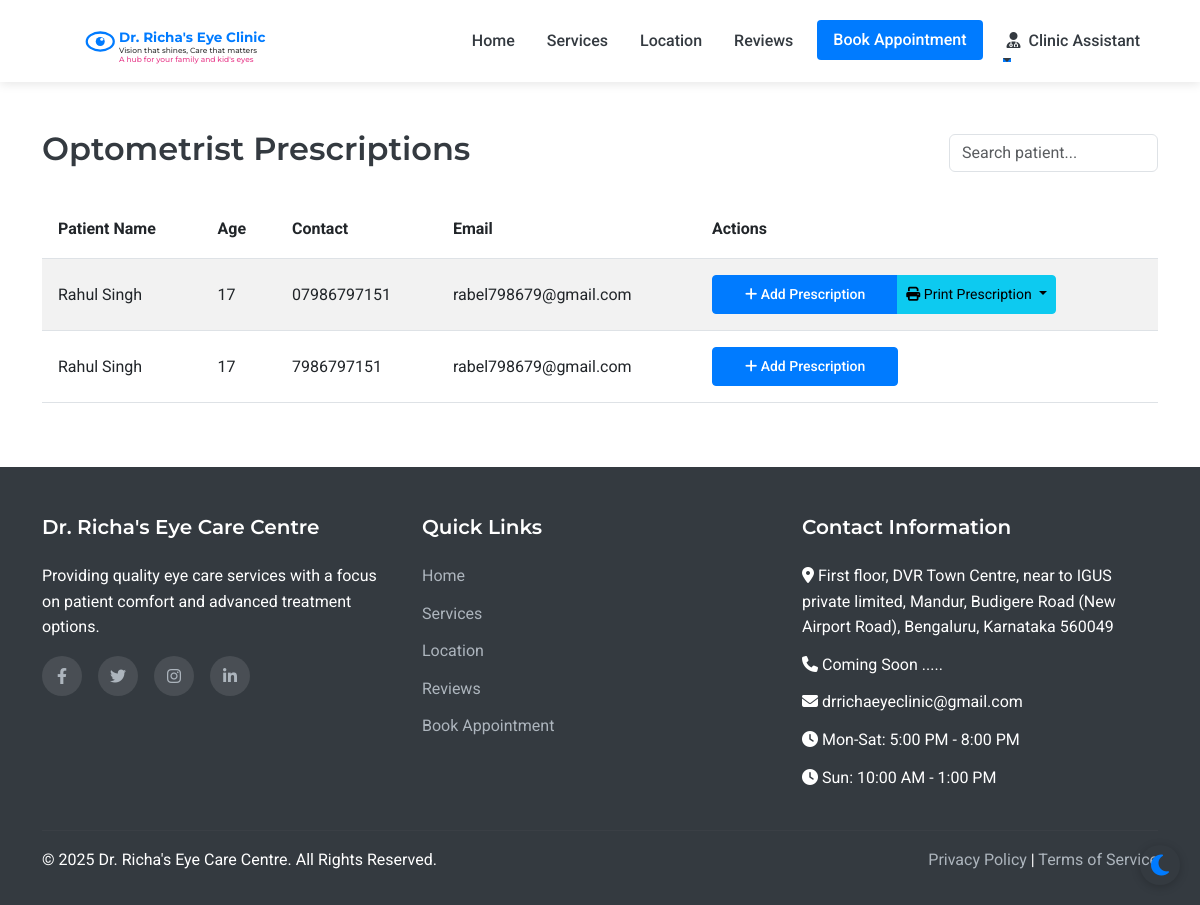
Page /assistant/prescriptions (signed in) on the committed database.
### models.py (models this page shows, shortened)
class Staff(UserMixin, db.Model):
    __abstract__ = True
    id = db.Column(db.Integer, primary_key=True)
    username = db.Column(db.String(64), unique=True, nullable=False)
    email = db.Column(db.String(120), unique=True, nullable=False)
    password_hash = db.Column(db.String(256), nullable=False)
    full_name = db.Column(db.String(100), nullable=False)
    mobile_number = db.Column(db.String(15), nullable=False)

class Assistant(Staff):
    __tablename__ = 'assistant'
    position = db.Column(db.String(100), nullable=True, default='Optometrist')
    full_name = db.Column(db.String(100), nullable=True, default='Optometrist')
    joining_date = db.Column(db.Date, nullable=True)
    salary_records = db.relationship('Salary', backref='assistant', lazy=True)

class Patient(UserMixin, db.Model):
    id = db.Column(db.Integer, primary_key=True)
    full_name = db.Column(db.String(100), nullable=False)
    mobile_number = db.Column(db.String(15), nullable=False)
    email = db.Column(db.String(100), nullable=True)
    age = db.Column(db.Integer, nullable=False)
    password_hash = db.Column(db.String(256), nullable=True)
    is_registered = db.Column(db.Boolean, default=False)
    created_at = db.Column(db.DateTime, nullable=False, default=datetime.utcnow)
    appointments = db.relationship('Appointment', backref='patient', lazy=True)
    doctor_prescriptions = db.relationship('DoctorPrescription', backref='patient', lazy=True)
    optometrist_prescriptions = db.relationship('OptometristPrescription', backref='patient', lazy=True)

### routes.py (the view)
@app.route('/assistant/prescriptions')
@login_required
def assistant_prescriptions():
    if not isinstance(current_user, Assistant):
        flash('Access denied', 'danger')
        return redirect(url_for('index'))
    all_patients = Patient.query.order_by(Patient.full_name).all()
    return render_template('assistant/prescriptions.html', all_patients=all_patients)

### app.py (called while the page is built)
@login_manager.user_loader
def load_user(user_id):
    from models import Doctor, Assistant, Admin, Patient
    try:
        if user_id.startswith('doctor_'):
            return Doctor.query.get(int(user_id.split('_')[1]))
        elif user_id.startswith('assistant_'):
            return Assistant.query.get(int(user_id.split('_')[1]))
        elif user_id.startswith('admin_'):
            return Admin.query.get(int(user_id.split('_')[1]))
        else:
            return Patient.query.get(int(user_id))
    except (ValueError, AttributeError):
        return None

### routes.py (called while the page is built)
@app.context_processor
def inject_now():
    return {'now': datetime.now()}

### templates/assistant/prescriptions.html (shortened to what this page needs)
{% extends 'layout.html' %}
{% block content %}
<div class="container py-5">
    <div class="d-flex justify-content-between align-items-center mb-4">
        <h2>Optometrist Prescriptions</h2>
        <input type="text" id="searchInput" class="form-control w-auto" placeholder="Search patient..." onkeyup="searchTable()">
    </div>
    <div class="table-responsive">
        <table class="table table-striped" id="prescriptionTable">
            <thead>
                <tr>
                    <th>Patient Name</th>
                    <th>Age</th>
                    <th>Contact</th>
                    <th>Email</th>
                    <th>Actions</th>
                </tr>
            </thead>
            <tbody>
                {% for patient in all_patients %}
                <tr>
                    <td>{{ patient.full_name }}</td>
                    <td>{{ patient.age }}</td>
                    <td>{{ patient.mobile_number }}</td>
                    <td>{{ patient.email }}</td>
                    <td>
                        <div class="btn-group">
                            <a href="{{ url_for('assistant_add_prescription', patient_id=patient.id) }}"
                               class="btn btn-primary btn-sm">
                                <i class="fas fa-plus"></i> Add Prescription
                            </a>
                            {% if patient.optometrist_prescriptions %}
                            <button type="button" class="btn btn-info btn-sm dropdown-toggle" data-bs-toggle="dropdown">
                                <i class="fas fa-print"></i> Print Prescription
                            </button>
                            {% endif %}
                        </div>
                    </td>
                </tr>
                {% endfor %}
            </tbody>
        </table>
    </div>
</div>
{% endblock %}

### templates/layout.html (shortened to what this page needs)
<!DOCTYPE html>
<html lang="en">
<head>
    <link href="https://cdn.jsdelivr.net/npm/bootstrap@5.3.0-alpha1/dist/css/bootstrap.min.css" rel="stylesheet">
    <link rel="stylesheet" href="https://cdn.jsdelivr.net/npm/flatpickr/dist/flatpickr.min.css">
    <link rel="stylesheet" href="https://cdnjs.cloudflare.com/ajax/libs/font-awesome/6.1.1/css/all.min.css">
    <link rel="stylesheet" href="{{ url_for('static', filename='css/style.css') }}">
</head>
<body>
    <nav class="navbar navbar-expand-lg sticky-top">
        <div class="container">
            <a class="navbar-brand" href="{{ url_for('index') }}" id="clinic-logo">
                <div id="interactive-logo-container" style="height: 60px;"></div>
            </a>
            <div class="collapse navbar-collapse" id="navbarNav">
                <ul class="navbar-nav ms-auto">
                    <li class="nav-item">
                        <a class="nav-link {% if request.path == url_for('index') %}active{% endif %}" href="{{ url_for('index') }}">Home</a>
                    </li>
                    <li class="nav-item">
                        <a class="nav-link {% if request.path == url_for('services') %}active{% endif %}" href="{{ url_for('services') }}">Services</a>
                    </li>
                    <li class="nav-item">
                        <a class="nav-link {% if request.path == url_for('location') %}active{% endif %}" href="{{ url_for('location') }}">Location</a>
                    </li>
                    <li class="nav-item">
                        <a class="nav-link {% if request.path == url_for('reviews') %}active{% endif %}" href="{{ url_for('reviews') }}">Reviews</a>
                    </li>
                    <li class="nav-item">
                        <a class="nav-link btn btn-primary text-white px-3 ms-lg-2" href="{{ url_for('appointment') }}">Book Appointment</a>
                    </li>
                    {% if current_user.is_authenticated %}
                        {% if current_user.__class__.__name__ == 'Patient' %}
                            <li class="nav-item dropdown">
                                <a class="nav-link dropdown-toggle" href="#" id="navbarDropdown" role="button" data-bs-toggle="dropdown" aria-expanded="false">
                                    <i class="fas fa-user me-1"></i> {{ current_user.full_name }}
                                </a>
                                <ul class="dropdown-menu dropdown-menu-end" aria-labelledby="navbarDropdown">
                                    <li><a class="dropdown-item" href="{{ url_for('patient_dashboard') }}">Dashboard</a></li>
                                    <li><a class="dropdown-item" href="{{ url_for('patient_appointments') }}">My Appointments</a></li>
                                    <li><a class="dropdown-item" href="{{ url_for('patient_medical_records') }}">Medical Records</a></li>
                                    <li><hr class="dropdown-divider"></li>
                                    <li><a class="dropdown-item" href="{{ url_for('patient_logout') }}">Logout</a></li>
                                </ul>
                            </li>
                        {% else %}
                            <li class="nav-item dropdown">
                                <a class="nav-link dropdown-toggle" href="#" id="navbarDropdown" role="button" data-bs-toggle="dropdown" aria-expanded="false">
                                    <i class="fas fa-user-md me-1"></i> {{ current_user.full_name }}
                                </a>
                            </li>
                        {% endif %}
                    {% endif %}
                </ul>
            </div>
        </div>
    </nav>
    <main>
        {% block content %}{% endblock %}
    </main>
    <footer>
        <div class="container">
            <div class="row">
                <div class="col-md-4 mb-4 mb-md-0">
                    <h5>Dr. Richa's Eye Care Centre</h5>
                    <p class="mb-3">Providing quality eye care services with a focus on patient comfort and advanced treatment options.</p>
                    <div class="social-icons">
                        <a href="#" aria-label="Facebook"><i class="fab fa-facebook-f"></i></a>
                        <a href="#" aria-label="Twitter"><i class="fab fa-twitter"></i></a>
                        <a href="#" aria-label="Instagram"><i class="fab fa-instagram"></i></a>
                        <a href="#" aria-label="LinkedIn"><i class="fab fa-linkedin-in"></i></a>
                    </div>
                </div>
                <div class="col-md-4 mb-4 mb-md-0">
                    <h5>Quick Links</h5>
                    <ul>
                        <li><a href="{{ url_for('index') }}">Home</a></li>
                        <li><a href="{{ url_for('services') }}">Services</a></li>
                        <li><a href="{{ url_for('location') }}">Location</a></li>
                        <li><a href="{{ url_for('reviews') }}">Reviews</a></li>
                        <li><a href="{{ url_for('appointment') }}">Book Appointment</a></li>
                    </ul>
                </div>
                <div class="col-md-4">
                    <h5>Contact Information</h5>
                    <ul>
                        <li><i class="fas fa-map-marker-alt"></i> First floor, DVR Town Centre, near to     IGUS private limited, Mandur, Budigere Road (New Airport Road), Bengaluru, Karnataka 560049</li>
                        <li><i class="fas fa-phone"></i> Coming Soon .....</li>
                        <li><i class="fas fa-envelope"></i> drrichaeyeclinic@gmail.com</li>
                        <li><i class="fas fa-clock"></i> Mon-Sat: 5:00 PM - 8:00 PM</li>
                        <li><i class="fas fa-clock"></i> Sun: 10:00 AM - 1:00 PM</li>
                    </ul>
                </div>
            </div>
            <hr class="mt-4 mb-3" style="border-color: rgba(255,255,255,0.1);">
            <div class="row">
                <div class="col-md-6">
                    <p class="mb-md-0">&copy; {{ now.year }} Dr. Richa's Eye Care Centre. All Rights Reserved.</p>
                </div>
                <div class="col-md-6 text-md-end">
                    <p class="mb-0">
                        <a href="#">Privacy Policy</a> |
                        <a href="#">Terms of Service</a>
                    </p>
                </div>
            </div>
        </div>
    </footer>
</body>
</html>

### static/css/style.css (style rules this page uses)
:root { --primary-color: #007bff; --secondary-color: #6c757d; --accent-color: #17a2b8; --light-color: #f8f9fa; --dark-color: #343a40; --success-color: #28a745; --warning-color: #ffc107; --danger-color: #dc3545; --white: #ffffff; --light-blue: #e6f2ff; --transition: all 0.3s ease; --bg-color: #ffffff; --text-color: #343a40; --card-bg: #ffffff; --border-color: #dee2e6; --footer-bg: #343a40; --footer-text: #ffffff; --hero-overlay: rgba(0, 123, 255, 0.85); }
body { font-family: 'Roboto', sans-serif; color: var(--text-color, var(--dark-color)); line-height: 1.6; background-color: var(--bg-color, var(--white)); transition: background-color 0.3s ease, color 0.3s ease; }
h1, h2, h3, h4, h5, h6 { font-family: 'Montserrat', sans-serif; font-weight: 600; }
.navbar { box-shadow: 0 2px 4px rgba(0, 0, 0, 0.1); padding: 1rem 2rem; background-color: var(--card-bg, var(--white)); transition: background-color 0.3s ease; }
.navbar-brand { font-weight: 700; color: var(--primary-color); font-size: 1.5rem; }
#interactive-logo-container { width: 300px; height: 40px !important; cursor: pointer; display: flex; align-items: center; justify-content: flex-start; transition: var(--transition); margin-right: 20px; }
.navbar { transition: transform 0.4s ease-in-out; box-shadow: 0 2px 10px rgba(0, 0, 0, 0.1); }
.nav-link { color: var(--dark-color); font-weight: 500; margin: 0 0.5rem; position: relative; transition: var(--transition); }
.nav-link::after { content: ''; position: absolute; width: 0; height:1.5px; bottom: 0; left: 0; background-color: var(--primary-color); transition: var(--transition); }
.table td, .table th { padding: 1rem; vertical-align: middle; }
.btn-primary { background-color: var(--primary-color); border-color: var(--primary-color); padding: 0.5rem 2rem; font-weight: 500; border-radius: 4px; transition: var(--transition); }
footer { background-color: var(--dark-color); color: var(--white); padding: 3rem 0 2rem; }
footer h5 { font-weight: 600; margin-bottom: 1.5rem; }
footer ul { list-style: none; padding-left: 0; }
footer ul li { margin-bottom: 0.75rem; }
footer a { color: #adb5bd; text-decoration: none; transition: var(--transition); }
.social-icons { display: flex; gap: 1rem; }
.social-icons a { display: flex; align-items: center; justify-content: center; width: 40px; height: 40px; border-radius: 50%; background-color: rgba(255, 255, 255, 0.1); transition: var(--transition); }

### rows in the picture
Assistant: full_name "Clinic Assistant"
Patient: full_name "Rahul Singh", age "17", mobile_number "07986797151", email "rabel798679@gmail.com"
Patient: full_name "Rahul Singh", age "17", mobile_number "7986797151", email "rabel798679@gmail.com"
